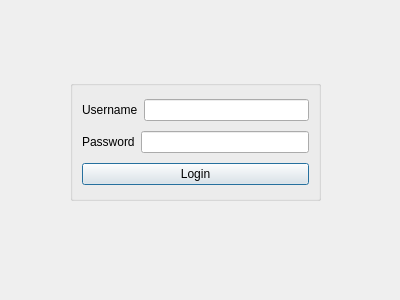
<?xml version="1.0" encoding="UTF-8"?>
<ui version="4.0">
 <class>LoginWindow</class>
 <widget class="QDialog" name="LoginWindow">
  <property name="geometry">
   <rect>
    <x>0</x>
    <y>0</y>
    <width>400</width>
    <height>300</height>
   </rect>
  </property>
  <property name="windowTitle">
   <string>Log in</string>
  </property>
  <widget class="QGroupBox" name="groupBox">
   <property name="geometry">
    <rect>
     <x>70</x>
     <y>80</y>
     <width>251</width>
     <height>121</height>
    </rect>
   </property>
   <property name="title">
    <string/>
   </property>
   <layout class="QVBoxLayout" name="verticalLayout">
    <item>
     <layout class="QHBoxLayout" name="horizontalLayout">
      <item>
       <widget class="QLabel" name="label">
        <property name="text">
         <string>Username</string>
        </property>
       </widget>
      </item>
      <item>
       <widget class="QLineEdit" name="Username_lineEdit"/>
      </item>
     </layout>
    </item>
    <item>
     <layout class="QHBoxLayout" name="horizontalLayout_2">
      <item>
       <widget class="QLabel" name="label_2">
        <property name="text">
         <string>Password</string>
        </property>
       </widget>
      </item>
      <item>
       <widget class="QLineEdit" name="Password_lineEdit"/>
      </item>
     </layout>
    </item>
    <item>
     <widget class="QPushButton" name="Login_Button">
      <property name="text">
       <string>Login</string>
      </property>
     </widget>
    </item>
   </layout>
  </widget>
 </widget>
 <resources/>
 <connections/>
</ui>
